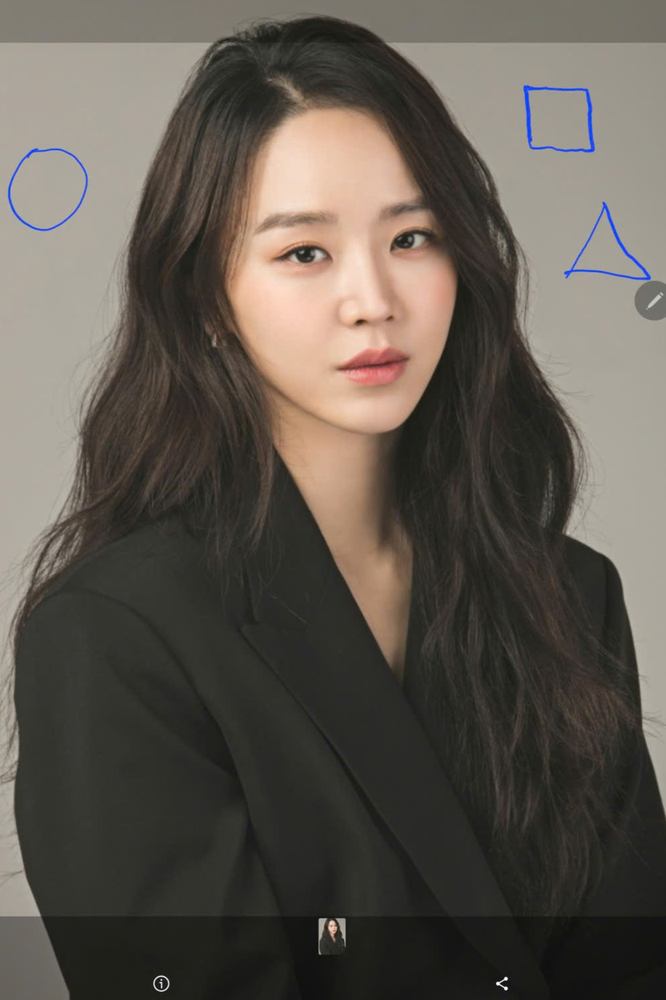
#> input picture opencv-learning/img_test.png, 666 x 1000 px, shrunk from 999 x 1499 before the run, found by its file name
$ jupyter execute --allow-errors Lab2.2.ipynb
#> lines starting #> are read from the running program, lines starting #| are printed output that depends on the picture; after the words box and inside, x2 and y2 are one past the last pixel; in counts of white or black regions, pixels touching at a corner belong together
## I. Lý thuyết Canny Edge Detector

### 1. Các bước của thuật toán Canny

Thuật toán Canny gồm 4 bước chính:

a. Giảm nhiễu (Noise Reduction)
Dùng Gaussian filter để làm mượt ảnh.
Mục đích: loại bỏ nhiễu để tránh phát hiện cạnh sai.

b. Tính gradient (Gradient Calculation)
Tính độ thay đổi cường độ sáng theo 2 hướng (x, y).
Thường dùng Sobel để tính:
Độ lớn gradient → độ mạnh cạnh
Hướng gradient → hướng cạnh

c. Non-Maximum Suppression
Làm mảnh cạnh.
Chỉ giữ lại điểm có giá trị lớn nhất theo hướng gradient.
Loại bỏ các điểm không phải cực đại → cạnh rõ nét hơn.

d. Ngưỡng kép (Double Threshold) & Theo dõi cạnh (Hysteresis)
Dùng 2 ngưỡng:

Ngưỡng cao → cạnh chắc chắn

Ngưỡng thấp → cạnh yếu

Giữ cạnh yếu nếu nó nối với cạnh mạnh → tránh mất cạnh thật.

### 2. Các tham số quan trọng
a. Sigma (Gaussian)
Sigma lớn → ảnh mượt hơn, ít nhiễu nhưng mất chi tiết
Sigma nhỏ → giữ chi tiết nhưng dễ nhiễu

b. Ngưỡng thấp & cao
Ảnh hưởng trực tiếp đến số lượng cạnh:
Ngưỡng thấp → nhiều cạnh (kể cả nhiễu)
Ngưỡng cao → ít cạnh (có thể mất chi tiết)

### 3. Ưu điểm & ứng dụng
Ưu điểm:
Phát hiện cạnh chính xác
Giảm nhiễu tốt
Cạnh mảnh, rõ

Nhược điểm:
Nhạy với tham số
Tốn thời gian hơn Sobel/Laplacian
Ứng dụng:
Xử lý ảnh y tế
Nhận dạng vật thể
Computer vision (xe tự lái, AI)

## II. Bài tập thực hành

[cell 1]
import cv2
import matplotlib.pyplot as plt
import numpy as np

[cell 2]
img_org = cv2.imread('/home/tuong/Courses/CV/opencv-learning/flower_new.png')
# Convert BGR to RGB
#> (the rest of this cell did not finish here and is left out)

[cell 3]
import matplotlib.pyplot as plt
import numpy as np

def display_images(*images, titles=None, max_cols=5):
    num_images = min(len(images), 12)  # Giới hạn tối đa 10 ảnh

    if num_images == 0:
        print("No images to display.")
        return

    # Tính toán số hàng và cột
    cols = min(num_images, max_cols)
    rows = (num_images + cols - 1) // cols

    # Tạo figure
    fig, axes = plt.subplots(rows, cols, figsize=(4 * cols, 4 * rows))

    # Ép kiểu axes thành mảng 1 chiều để dễ truy vấn trong vòng lặp
    if num_images == 1:
        axes = np.array([axes])
    else:
        axes = axes.flatten()

    for i in range(num_images):
        img = images[i]

        # Kiểm tra nếu là ảnh xám (2D) hoặc ảnh màu (3D)
        if len(img.shape) == 2:
            axes[i].imshow(img, cmap='gray')
        else:
            axes[i].imshow(img)

        # Thiết lập tiêu đề
        title = titles[i] if titles and i < len(titles) else f"Image {i+1}"
        axes[i].set_title(title)
        axes[i].axis('off')

    # Ẩn các ô subplot dư thừa nếu có
    for i in range(num_images, len(axes)):
        axes[i].axis('off')

    plt.tight_layout()
    plt.show()

#> (a cell that did not finish here is left out)

## 1. Thực hiện thuật toán Canny bằng các thư viện

#> (a cell that did not finish here is left out)

[cell 6]
#dùng scikit-image
from skimage import feature
#> (the rest of this cell did not finish here and is left out)

## 2 Thay đổi tham số và quan sát kết quả

[cell 7]
"""
Chạy OpenCV với nhiều bộ threshold:
(50, 150)
(100, 200)
(150, 250)
Chạy Scikit-image với nhiều sigma:
1
2
3
"""
thresholds = [(50, 150), (100, 200), (150, 250)]
sigmas = [1, 2, 3]
#> (the rest of this cell did not finish here and is left out)

### Sau khi thực hiện thuật toán Canny bằng OpenCV và Scikit-image với các tham số khác nhau, có thể rút ra một số nhận xét như sau:

Hai thư viện sử dụng các tham số khác nhau (OpenCV dùng ngưỡng thấp/cao, Scikit-image dùng sigma), do đó không thể so sánh trực tiếp giá trị tham số mà cần so sánh dựa trên kết quả đầu ra.

Với OpenCV:
Khi tăng ngưỡng (threshold), số lượng cạnh phát hiện được giảm, ảnh ít nhiễu hơn nhưng có thể làm mất các chi tiết nhỏ.
Khi giảm ngưỡng, phát hiện được nhiều cạnh hơn nhưng dễ xuất hiện nhiễu.

Với Scikit-image:
Khi sigma nhỏ, ảnh giữ được nhiều chi tiết nhưng dễ bị nhiễu.
Khi sigma lớn, ảnh mượt hơn, ít nhiễu nhưng làm mất các cạnh yếu.

So sánh tổng thể:
OpenCV cho kết quả nhanh và kiểm soát cạnh rõ ràng thông qua ngưỡng.
Scikit-image cho kết quả mượt hơn nhờ quá trình làm trơn (Gaussian smoothing).
Khi điều chỉnh tham số phù hợp, cả hai phương pháp đều cho kết quả tương đối giống nhau.

Kết luận:
Việc lựa chọn tham số phù hợp là yếu tố quan trọng quyết định chất lượng phát hiện cạnh.
Không có bộ tham số tối ưu chung cho mọi ảnh, cần điều chỉnh tùy theo đặc điểm ảnh đầu vào.

## 3 Áp dụng canny với các loại ảnh khác nhau

#> (a cell that did not finish here is left out)

#> (a cell that did not finish here is left out)

- Ảnh nhiễu (noisy):
    - Canny dễ nhận thêm nhiều cạnh giả từ nhiễu.
    - Thường thấy nhiều chi tiết “cạnh” nhỏ, rối.
    - Cách khắc phục: Gaussian blur lên trước, hoặc tăng `low_threshold`/`high_threshold`.

- Ảnh độ tương phản thấp:
    - Cạnh yếu, suy giảm độ rõ, dễ bị bỏ sót (mất cạnh thật) nếu ngưỡng quá cao.
    - Nên tăng tương phản/chuẩn hóa (histogram equalization) trước khi Canny.
    - Có thể dùng ngưỡng thấp hơn hoặc `sigma` nhỏ hơn (skimage) để giữ cạnh.

- Ảnh nhiều chi tiết:
    - Canny cho nhiều cạnh, đôi khi “quá tải”, khó phân biệt cạnh chính/ké.
    - Nên lọc contour theo diện tích/độ dài, chọn khu vực quan trọng.
    - Kết hợp tiền xử lý như giữ nét (sharpen) hoặc làm mượt nhẹ giúp giảm bớt nhiễu cạnh nhỏ.

Tóm lại: Canny hiệu quả nhất khi tiền xử lý phù hợp (làm mượt với nhiễu, tăng tương phản với ảnh xám, điều chỉnh ngưỡng/sigma), và sau đó lọc đầu ra để lấy cạnh mục tiêu.

## 4 Kết hợp Canny với các kỹ thuật khác

[cell 10]
img = cv2.imread("/home/tuong/Courses/CV/opencv-learning/img_test.png")
#> img is the input picture: shape (1000, 666, 3); mean B, G, R 80, 88.3, 94.7

[cell 11]
# preprocessing image
img_gray = cv2.cvtColor(img, cv2.COLOR_BGR2GRAY)
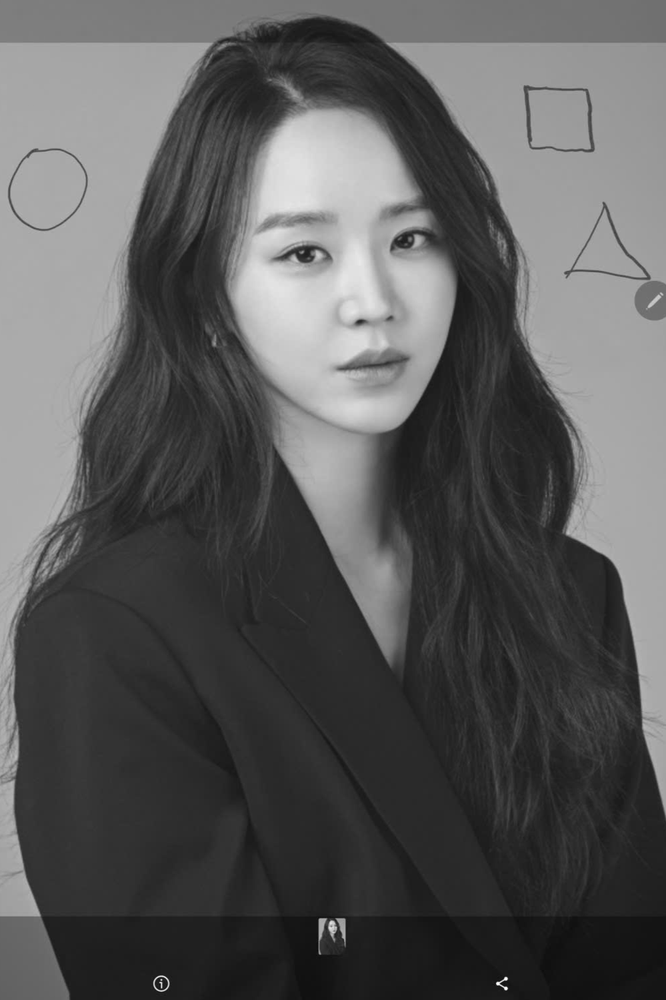
#> img_gray: shape (1000, 666); min 6, max 255, mean 89.2
img_copy = img.copy()

blurG = cv2.GaussianBlur(img_gray, (5, 5),0)

# tìm viền bằng canny
edged = cv2.Canny(blurG, 50, 70)
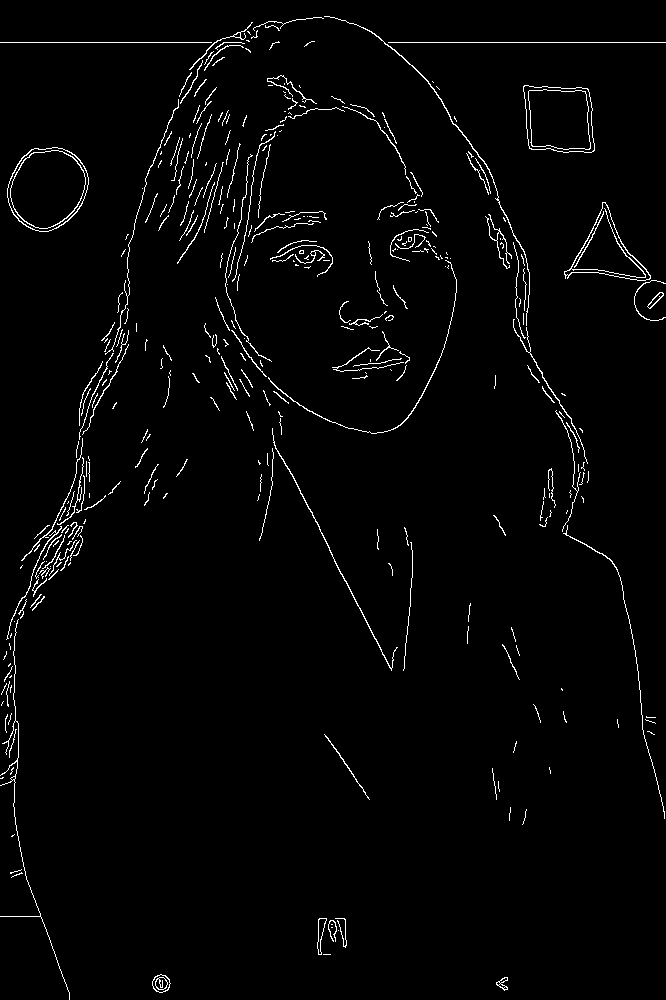
#> edged: shape (1000, 666); 2.1% white in thin lines or dots

#tìm đường bao(Contours)
# cv2.RETR_EXTERNAL: Chỉ lấy các đường bao ngoài cùng
# cv2.CHAIN_APPROX_SIMPLE: Nén các điểm thừa để tiết kiệm bộ nhớ
contours, hierarchy = cv2.findContours(edged, cv2.RETR_EXTERNAL, cv2.CHAIN_APPROX_SIMPLE)
#> contours = 361 contours, 331 with area under 20; largest, box (x1, y1, x2, y2) and area: (7, 147, 89, 232) 5190, (523, 85, 595, 153) 4134, (564, 202, 651, 281) 2744, (152, 974, 171, 993) 242, (317, 918, 327, 955) 151

# vẽ lại đường bao tìm được bằng nét xanh lên ảnh gốc
cv2.drawContours(img_copy, contours, -1, (0, 255, 0), 2)
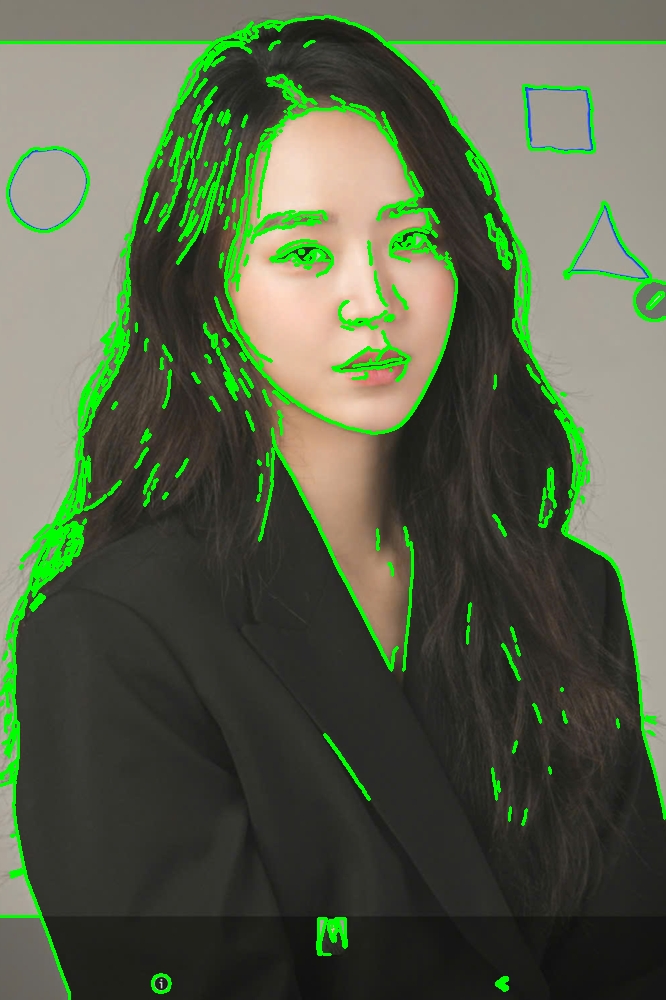
#> img_copy: shape (1000, 666, 3); 6.53% of pixels changed, all inside (x1, y1, x2, y2) = (0, 15, 666, 1000)

display_images(img, blurG, edged, img_copy, titles=["Gốc","xám","viền","vẽ đường bao"])
#> in display_images, `plt.show()`:
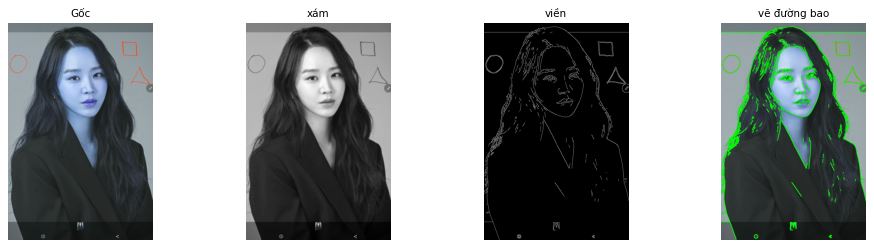
#> figure drawn by matplotlib, 4 panels; B, G, R data is drawn as R, G, B

[cell 12]
print(f"Tim thay tong cong: {len(contours)} doi tuong.")
#| Tim thay tong cong: 361 doi tuong.

[cell 13]
# Định nghĩa bảng tra cứu số thứ tự (Mapping)
# 1: Tam giác, 2: Hình vuông/Chữ nhật, 3: Hình tròn (hoặc đa giác nhiều cạnh)
shape_map = {3: "1", 4: "2"}

for cnt in contours:
    # Lọc bỏ các nhiễu quá nhỏ (diện tích < 100 pixel)
    if cv2.contourArea(cnt) < 100:
        continue

    # 3. Xấp xỉ đa giác
    peri = cv2.arcLength(cnt, True)
    approx = cv2.approxPolyDP(cnt, 0.04 * peri, True)
    num_vertices = len(approx)

    # Xác định nhãn số
    label = "0" # Mặc định nếu không khớp
    if num_vertices == 3:
        label = "1" # Tam giác
    elif num_vertices == 4:
        label = "2" # Hình vuông/Chữ nhật
    elif num_vertices > 8:
        label = "3" # Hình tròn (nhiều đỉnh xấp xỉ)
    else:
        label = "4" # Các đa giác khác (ngũ giác, lục giác...)

    # 4. Tính tâm đối tượng để ghi số
    M = cv2.moments(cnt)
    if M["m00"] != 0:
        cX = int(M["m10"] / M["m00"])
        cY = int(M["m01"] / M["m00"])

        # Vẽ đường bao và ghi số chú thích
        cv2.drawContours(img_copy, [cnt], -1, (0, 255, 0), 2)
        cv2.putText(img_copy, label, (cX - 10, cY + 10),
                    cv2.FONT_HERSHEY_SIMPLEX, 1.2, (0, 0, 255), 3)
#> this loop made 361 passes
#> (peri, approx, num_vertices, label, cX, cY) on pass 9: (86.14, [[326, 918], [318, 919], [318, 954]], 3, '1', 320, 931)
#> (peri, num_vertices, label, cX, cY) on passes 2, 123, 268, 296, 337, 361: (59.7, 8, '4', 160, 983), (632.6, 2, '4', 333, 556), (292, 3, '1', 606, 252), (272.8, 8, '4', 47, 188), (266.7, 4, '2', 558, 118), (844.7, 4, '2', 448, 123)
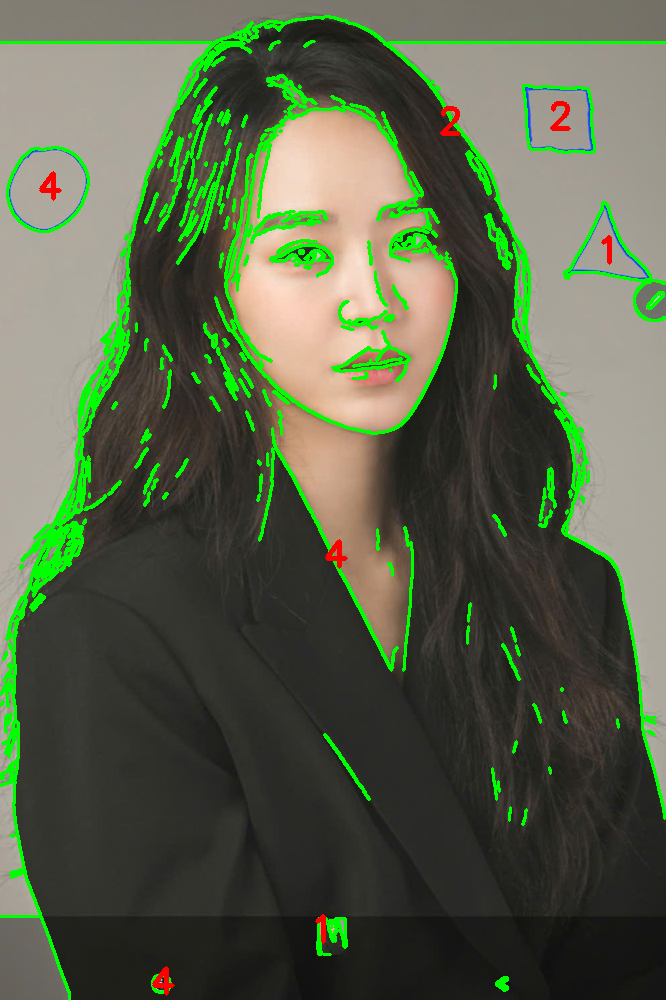
#> img_copy: shape (1000, 666, 3); 0.27% of pixels changed, all inside (x1, y1, x2, y2) = (39, 101, 612, 996)

display_images(img, img_copy, titles=["Gốc","xám","viền","vẽ đường bao"])

$ run again, with opencv-learning/hehe.png copied over opencv-learning/img_test.png
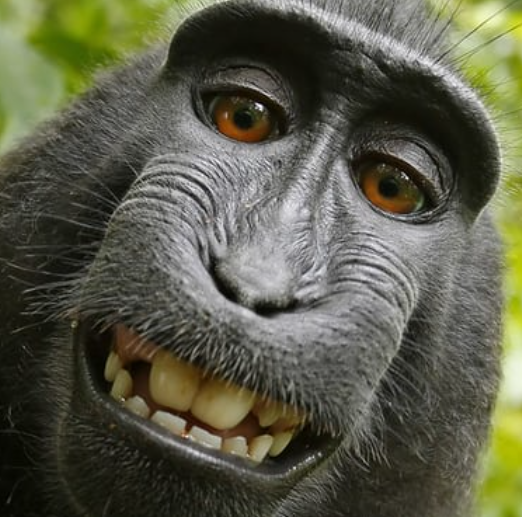
#> input picture opencv-learning/hehe.png, 522 x 517 px, found by its file name
#> img is the input picture: shape (517, 522, 3); mean B, G, R 73.4, 92, 91.2
#> `edged = cv2.Canny(blurG, 50, 70)`:
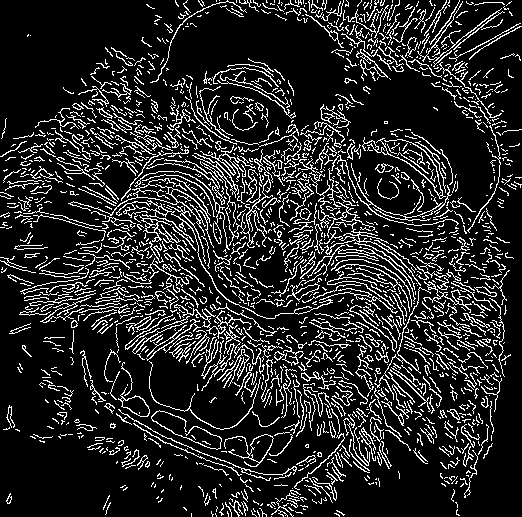
#> edged: shape (517, 522); 15.2% white in thin lines or dots
#> contours = 1699 contours, 1591 with area under 20; largest, box (x1, y1, x2, y2) and area: (68, 178, 214, 248) 516, (224, 434, 274, 467) 458, (118, 387, 150, 417) 377, (139, 215, 181, 243) 211, (307, 222, 421, 302) 200
#| Tim thay tong cong: 1699 doi tuong.
#> the loop `for cnt in contours:` made 1699 passes
#> (peri, num_vertices, label, cX, cY) on passes 176, 304, 696, 968, 984, 1041, 1123, 1192: (282, 8, '4', 259, 447), (119.5, 6, '4', 135, 405), (119.8, 6, '4', 304, 290), (1440.5, 2, '4', 369, 255), (289.5, 4, '2', 155, 228), (1039.6, 2, '4', 193, 244), (990.8, 4, '2', 183, 202), (854.6, 3, '1', 338, 207)
#> after the loop `for cnt in contours:`:
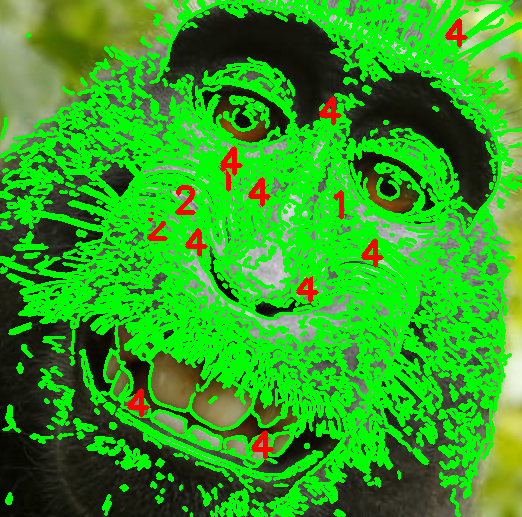
#> img_copy: shape (517, 522, 3); mean B, G, R 30.5, 160.8, 46.8

$ run again, with opencv-learning/image.png copied over opencv-learning/img_test.png
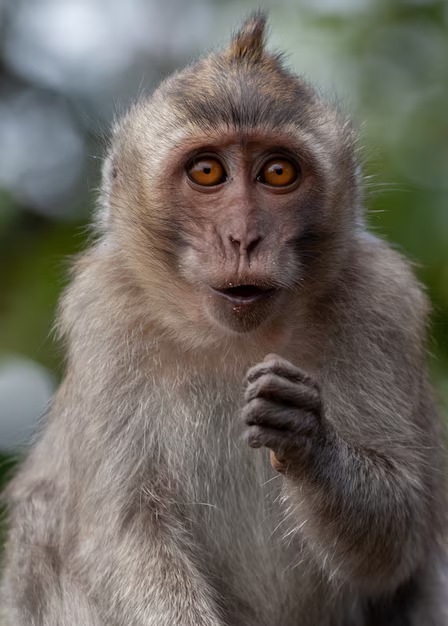
#> input picture opencv-learning/image.png, 448 x 626 px, found by its file name
#> img is the input picture: shape (626, 448, 3); mean B, G, R 95.4, 103, 109.1
#> `edged = cv2.Canny(blurG, 50, 70)`:
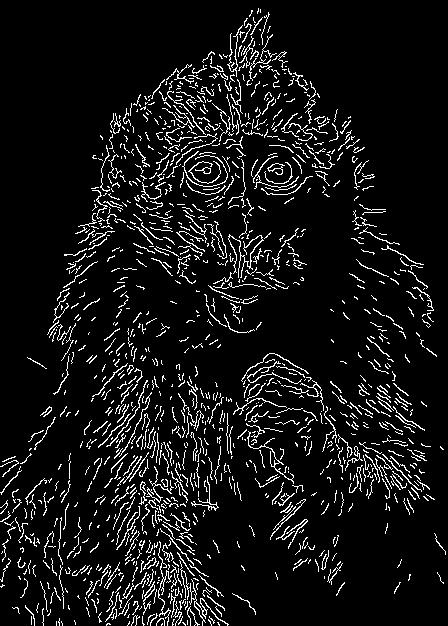
#> edged: shape (626, 448); 7.9% white in thin lines or dots
#> contours = 1228 contours, 1194 with area under 20; largest, box (x1, y1, x2, y2) and area: (179, 560, 229, 626) 99, (267, 163, 285, 175) 70, (143, 581, 155, 615) 64, (228, 234, 264, 278) 50, (146, 466, 174, 510) 40
#> in display_images, `plt.show()`:
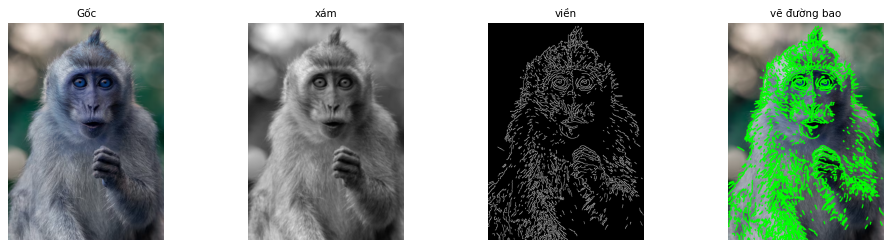
#> figure drawn by matplotlib, 4 panels; B, G, R data is drawn as R, G, B
#| Tim thay tong cong: 1228 doi tuong.
#> the loop `for cnt in contours:` made 1228 passes
#> cnt on passes 1, 4, 7: [[162, 623], [161, 624], [161, 625], [162, 624]], [[182, 622], [185, 625], [185, 624], [183, 622]], [[56, 621], [56, 625]]
